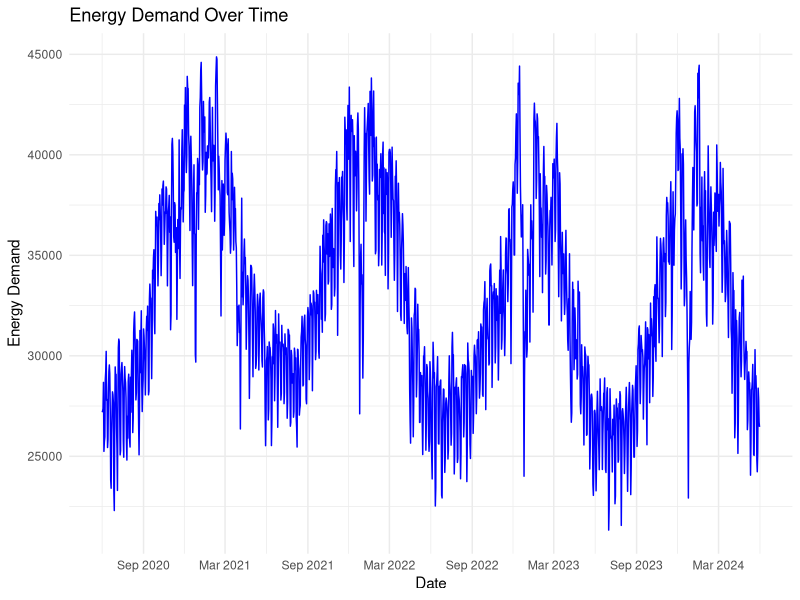
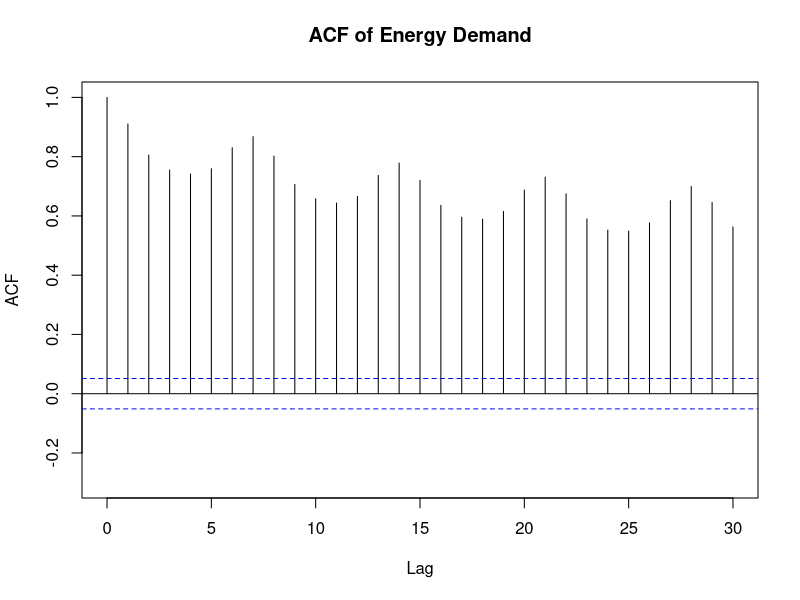
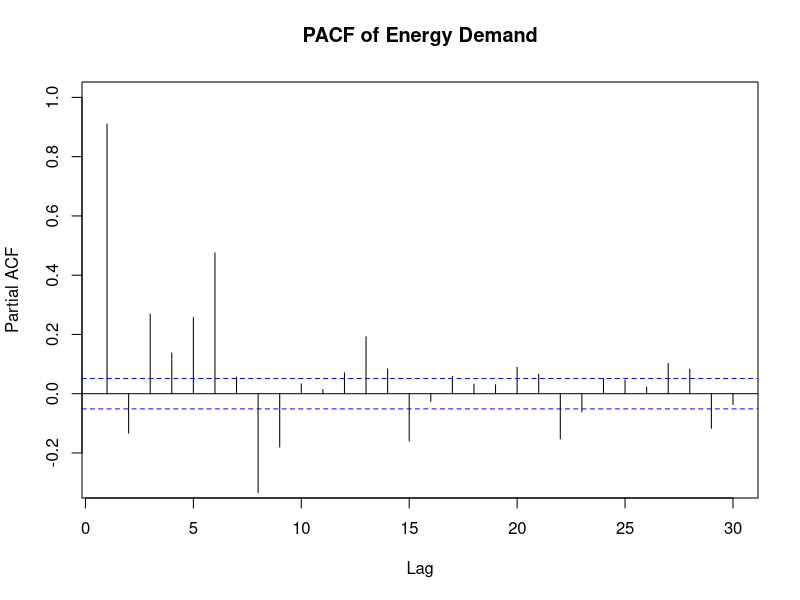

These charts were generated, in order, by the following R code: (Note: this script raises an error after producing the figures.)
## ---- chunk 1
knitr::opts_chunk$set(echo = TRUE)
## ---- chunk 2

library(ggplot2)
library(tseries)
library(zoo)
library(forecast)
library(lubridate)
library(dplyr)

## ---- chunk 3

df <- read.csv("energy_demand_uk.csv")

df$date <- as.Date(df$date, format="%Y-%m-%d")

df$year <- year(df$date)
df$month <- month(df$date, label=TRUE)
df$day_of_week <- wday(df$date, label=TRUE)

head(df)
summary(df)

## ---- chunk 4
ggplot(df, aes(x = date, y = national_demand)) +
  geom_line(color = "blue") +
  labs(title = "Energy Demand Over Time", x = "Date", y = "Energy Demand") + 
  theme_minimal() +
  scale_x_date(date_breaks = "6 months", date_labels = "%b %Y")
## ---- chunk 5
adf_test <- adf.test(df$national_demand)
print(adf_test)

acf(df$national_demand, main = "ACF of Energy Demand", lag.max = 30, ylim = c(-0.3, 1.0))
pacf(df$national_demand, main = "PACF of Energy Demand", lag.max = 30, ylim = c(-0.3, 1.0))
## ---- chunk 6
ts_decomp <- stl(ts_df,s.window = "periodic")
plot(ts_decomp)
## ---- chunk 7
spectrum_result <- spectrum(df$national_demand, span = 85)
dominant_freq <- spectrum_result$freq[which.max(spectrum_result$spec)]


cat("Dominant frequency:", dominant_freq, "\n")
cat("period (days):", 1 / dominant_freq, "\n")
## ---- chunk 8
ts_df <- ts(df$national_demand, start = c(year(min(df$date))), frequency = 365)
seasonal_diff <- diff(ts_df, lag = 365)
seasonal_diff_ts <- ts(seasonal_diff, frequency = 365)
seasonal_diff_nm <- as.numeric(seasonal_diff)

adf_diff <- adf.test(seasonal_diff)
print(adf_diff)

par(mar = c(4.5, 4, 1, 1))
acf(seasonal_diff_nm, main = "", lag.max = 30, ylim = c(-0.3, 1.0))
pacf(seasonal_diff_nm, main = "", lag.max = 30, ylim = c(-0.3, 1.0))
## ---- chunk 9
weekly_df <- df %>%
  mutate(week = format(date, "%Y-%U")) %>%
  group_by(week) %>%
  summarise(date = min(date), national_demand = mean(national_demand, na.rm = TRUE))

weekly_ts <- ts(weekly_df$national_demand, start = c(2020, 1), frequency = 52)

diff_weekly <- diff(weekly_ts, lag = 52)
diff_weekly_nm = as.numeric(diff_weekly)

adf_weekly <- adf.test(diff_weekly)
print(adf_weekly)

par(mar = c(4.5, 4, 1, 1))
acf(diff_weekly_nm, main = "", lag.max = 30, ylim = c(-0.3, 1.0))
pacf(diff_weekly_nm, main = "", lag.max = 30, ylim = c(-0.3, 1.0))
## ---- chunk 10
yearly_diff <- diff(ts_df, lag = 365)
nested_diff <- diff(yearly_diff, lag = 7)

nested_diff_nm <- as.numeric(nested_diff)

adf_test <- adf.test(nested_diff)
print(adf_test)

acf(nested_diff_nm, main = "ACF of Nested Differenced Energy Demand", lag.max = 30, ylim = c(-0.3, 1.0))
pacf(nested_diff_nm, main = "PACF of Nested Differenced Energy Demand", lag.max = 30, ylim = c(-0.3, 1.0))
## ---- chunk 11
ggplot(df, aes(x = month, y = national_demand, color = factor(year), group = year)) +
  stat_summary(fun = mean, geom = "line") +
  labs(title = "Monthly Patterns by Year", x = "Month", y = "Energy Demand", color = "Year") +
  theme_minimal()
